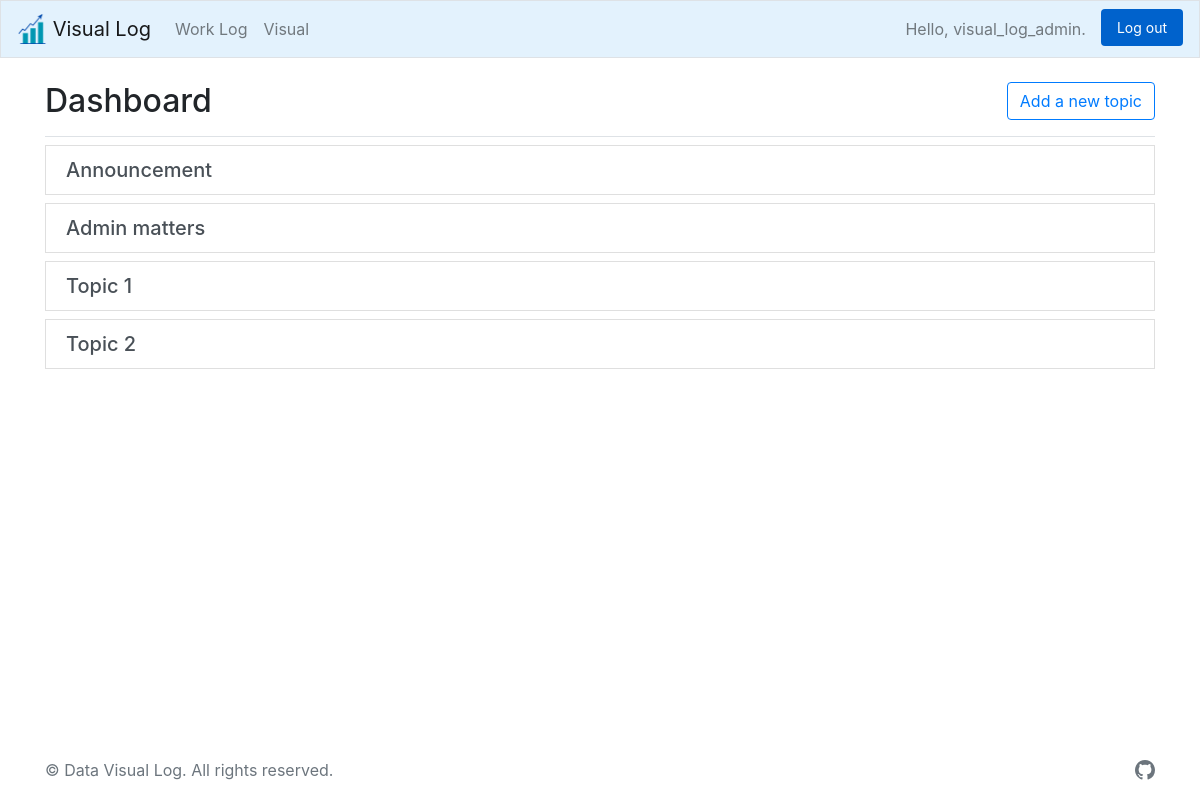
The app's page /topics/ (signed in), older data.
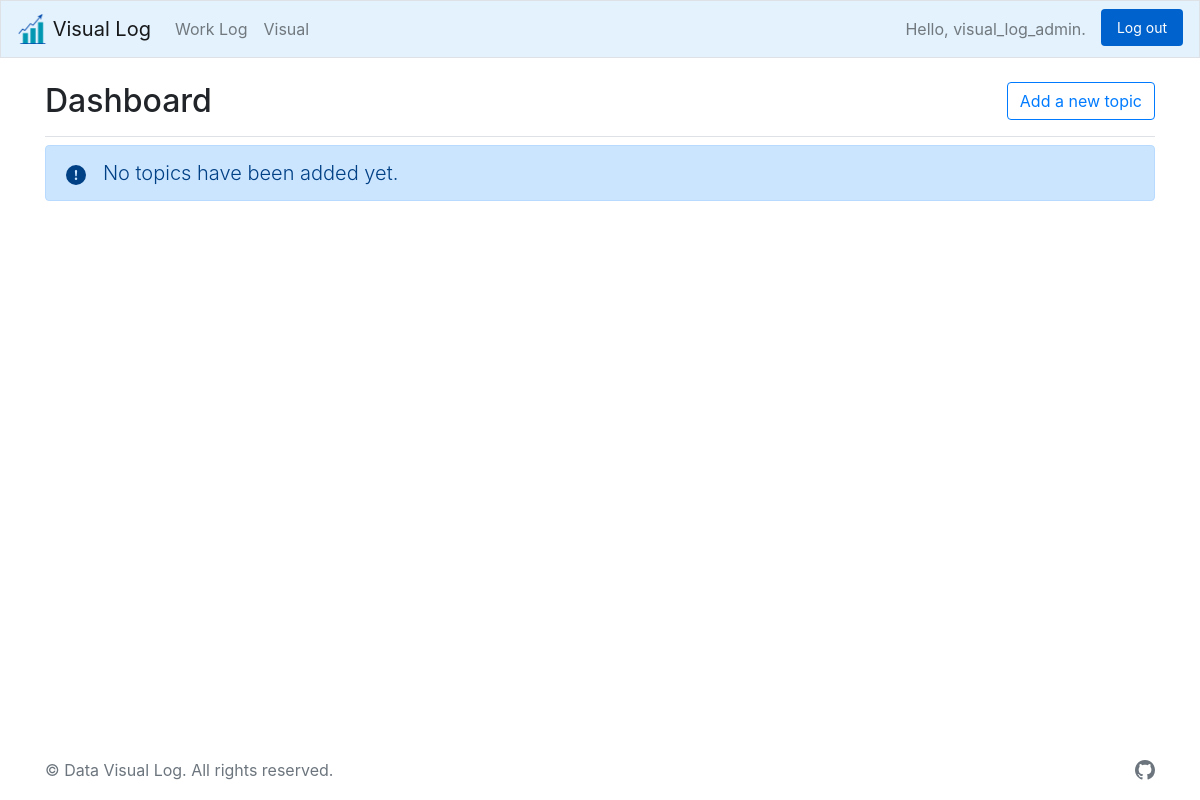
The same page, newer data.
### visual_logs/models.py (models this page shows)
class Topic(models.Model):
    text = models.CharField(max_length=200)
    date_added = models.DateTimeField(auto_now_add=True)
    owner = models.ForeignKey(User, on_delete=models.CASCADE)
    def __str__(self):
        return self.text

### visual_logs/views.py (the view)
# urls.py: path('topics/', views.topics, name='topics'),
@login_required
def topics(request):
    topics = Topic.objects.filter(owner=request.user).order_by('date_added')
    context = {'topics': topics}
    return render(request, 'visual_logs/topics.html', context)

### visual_logs/templates/visual_logs/topics.html
{% extends "visual_logs/base.html" %}
{% load bootstrap4 %}
{% block page_header %}
  <div class="btn-toolbar justify-content-between" role="toolbar" aria-label="Toolbar with button groups">
    <h2>Dashboard</h2>
    <h3><a href="{% url 'visual_logs:new_topic' %}" class="btn btn-outline-primary">Add a new topic</a></h3>
  </div>
{% endblock page_header %}
{% block content %}
    {% for topic in topics %}
    <div class="list-group">
      <h5><a href="{% url 'visual_logs:topic' topic.id %}" class="list-group-item list-group-item-action">{{ topic }}</a></h5>
    </div>
    {% empty %}
    <div class="alert alert-primary lead" role="alert">
      <svg xmlns="http://www.w3.org/2000/svg" width="20" height="20" fill="currentColor" class="bi bi-exclamation-circle-fill" viewBox="0 0 16 16">
        <path d="M16 8A8 8 0 1 1 0 8a8 8 0 0 1 16 0M8 4a.905.905 0 0 0-.9.995l.35 3.507a.552.552 0 0 0 1.1 0l.35-3.507A.905.905 0 0 0 8 4m.002 6a1 1 0 1 0 0 2 1 1 0 0 0 0-2"/>
      </svg>
      &nbsp No topics have been added yet.
    </div>
    {% endfor %}
{% endblock content %}

Row changes from the older to the newer data that the page shows:
removed Topic: text "Announcement"
removed Topic: text "Admin matters"
removed Topic: text "Topic 1"
removed Topic: text "Topic 2"
Text that changed along with them:
text now shown: "No topics have been added yet."
